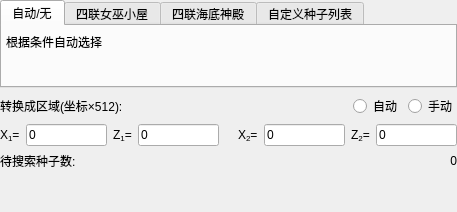
<?xml version="1.0" encoding="UTF-8"?>
<ui version="4.0">
 <class>FormGen48</class>
 <widget class="QWidget" name="FormGen48">
  <property name="geometry">
   <rect>
    <x>0</x>
    <y>0</y>
    <width>457</width>
    <height>212</height>
   </rect>
  </property>
  <property name="sizePolicy">
   <sizepolicy hsizetype="Expanding" vsizetype="Expanding">
    <horstretch>0</horstretch>
    <verstretch>0</verstretch>
   </sizepolicy>
  </property>
  <property name="windowTitle">
   <string>生成</string>
  </property>
  <layout class="QGridLayout" name="gridLayout">
   <property name="margin">
    <number>0</number>
   </property>
   <item row="0" column="0">
    <widget class="QWidget" name="widget" native="true">
     <layout class="QGridLayout" name="gridLayout_2">
      <property name="margin">
       <number>0</number>
      </property>
      <item row="0" column="0" colspan="2">
       <widget class="QTabWidget" name="tabWidget">
        <property name="currentIndex">
         <number>0</number>
        </property>
        <widget class="QWidget" name="tabAuto">
         <attribute name="title">
          <string>自动/无</string>
         </attribute>
         <layout class="QGridLayout" name="gridLayout_4">
          <property name="margin">
           <number>4</number>
          </property>
          <item row="0" column="0">
           <widget class="QLabel" name="labelAutoDesc">
            <property name="text">
             <string>根据条件自动选择</string>
            </property>
           </widget>
          </item>
          <item row="1" column="0">
           <widget class="QLabel" name="labelAuto">
            <property name="text">
             <string/>
            </property>
           </widget>
          </item>
         </layout>
        </widget>
        <widget class="QWidget" name="tabQuadF">
         <attribute name="title">
          <string>四联女巫小屋</string>
         </attribute>
         <layout class="QGridLayout" name="gridLayout_5">
          <property name="margin">
           <number>4</number>
          </property>
          <item row="1" column="0">
           <widget class="QLabel" name="labelSalt">
            <property name="toolTip">
             <string>加入48位种子的值(例如结构生成随机数)</string>
            </property>
            <property name="text">
             <string>自定义结构生成随机数:</string>
            </property>
           </widget>
          </item>
          <item row="1" column="1">
           <widget class="QLineEdit" name="lineSalt">
            <property name="enabled">
             <bool>false</bool>
            </property>
            <property name="text">
             <string>0</string>
            </property>
           </widget>
          </item>
          <item row="0" column="0">
           <widget class="QLabel" name="labelLow20">
            <property name="toolTip">
             <string>选择一组可以生成四联的低20位的值；
只适用于区域大小=32，区块间隔=8的结构，例如女巫小屋</string>
            </property>
            <property name="text">
             <string>种子低20二进制位预设类型:</string>
            </property>
           </widget>
          </item>
          <item row="0" column="1">
           <widget class="QComboBox" name="comboLow20">
            <property name="sizeAdjustPolicy">
             <enum>QComboBox::AdjustToMinimumContentsLength</enum>
            </property>
            <item>
             <property name="text">
              <string>四联女巫小屋(理想型)</string>
             </property>
            </item>
            <item>
             <property name="text">
              <string>四联女巫小屋(经典型)</string>
             </property>
            </item>
            <item>
             <property name="text">
              <string>四联女巫小屋(普通型)</string>
             </property>
            </item>
            <item>
             <property name="text">
              <string>四联女巫小屋(勉强型)</string>
             </property>
            </item>
            <item>
             <property name="text">
              <string>其他四联结构(理想型, 自定义随机数)</string>
             </property>
            </item>
           </widget>
          </item>
         </layout>
        </widget>
        <widget class="QWidget" name="tabQuadM">
         <attribute name="title">
          <string>四联海底神殿</string>
         </attribute>
         <layout class="QHBoxLayout" name="horizontalLayout_2">
          <item>
           <widget class="QLabel" name="labelQM">
            <property name="toolTip">
             <string>挂机点128半径内的总单层可刷怪面积，上限4*58*58=13456</string>
            </property>
            <property name="text">
             <string>单层刷怪面积(上限为13456) &gt;= </string>
            </property>
           </widget>
          </item>
         </layout>
        </widget>
        <widget class="QWidget" name="tabList">
         <attribute name="title">
          <string>自定义种子列表</string>
         </attribute>
         <layout class="QGridLayout" name="gridLayout_7">
          <property name="margin">
           <number>4</number>
          </property>
          <item row="0" column="0">
           <widget class="QLabel" name="labelPath">
            <property name="toolTip">
             <string>使用自定义种子列表作为低48位种子候选</string>
            </property>
            <property name="text">
             <string>自定义48位种子清单:</string>
            </property>
           </widget>
          </item>
          <item row="0" column="1">
           <widget class="QLineEdit" name="lineList48">
            <property name="font">
             <font>
              <family>Monospace</family>
              <pointsize>9</pointsize>
             </font>
            </property>
            <property name="readOnly">
             <bool>true</bool>
            </property>
           </widget>
          </item>
          <item row="0" column="2">
           <widget class="QPushButton" name="buttonBrowse">
            <property name="maximumSize">
             <size>
              <width>24</width>
              <height>16777215</height>
             </size>
            </property>
            <property name="text">
             <string>...</string>
            </property>
           </widget>
          </item>
          <item row="1" column="0">
           <widget class="QLabel" name="labelListSalt">
            <property name="toolTip">
             <string>加入48二进制位短种子的值(例如结构生成随机数)</string>
            </property>
            <property name="text">
             <string>自定义结构生成随机数:</string>
            </property>
           </widget>
          </item>
          <item row="1" column="1" colspan="2">
           <widget class="QLineEdit" name="lineListSalt">
            <property name="enabled">
             <bool>true</bool>
            </property>
            <property name="text">
             <string>0</string>
            </property>
           </widget>
          </item>
         </layout>
        </widget>
       </widget>
      </item>
      <item row="1" column="0" colspan="2">
       <widget class="QFrame" name="frame">
        <property name="frameShape">
         <enum>QFrame::NoFrame</enum>
        </property>
        <property name="frameShadow">
         <enum>QFrame::Plain</enum>
        </property>
        <layout class="QGridLayout" name="gridLayout_3">
         <property name="margin">
          <number>0</number>
         </property>
         <item row="0" column="1">
          <spacer name="horizontalSpacer_2">
           <property name="orientation">
            <enum>Qt::Horizontal</enum>
           </property>
           <property name="sizeType">
            <enum>QSizePolicy::MinimumExpanding</enum>
           </property>
           <property name="sizeHint" stdset="0">
            <size>
             <width>0</width>
             <height>0</height>
            </size>
           </property>
          </spacer>
         </item>
         <item row="0" column="2">
          <widget class="QRadioButton" name="radioAuto">
           <property name="text">
            <string>自动</string>
           </property>
          </widget>
         </item>
         <item row="0" column="3">
          <widget class="QRadioButton" name="radioManual">
           <property name="text">
            <string>手动</string>
           </property>
          </widget>
         </item>
         <item row="0" column="0">
          <widget class="QLabel" name="labelTranspose">
           <property name="text">
            <string>转换成区域(坐标×512):</string>
           </property>
          </widget>
         </item>
        </layout>
       </widget>
      </item>
      <item row="2" column="0" colspan="2">
       <layout class="QHBoxLayout" name="horizontalLayout">
        <item>
         <widget class="QLabel" name="labelX1">
          <property name="toolTip">
           <string>最小值(含)</string>
          </property>
          <property name="text">
           <string>X&lt;sub&gt;1&lt;/sub&gt;=</string>
          </property>
         </widget>
        </item>
        <item>
         <widget class="QLineEdit" name="lineEditX1">
          <property name="toolTip">
           <string>最小值(含)</string>
          </property>
          <property name="text">
           <string>0</string>
          </property>
         </widget>
        </item>
        <item>
         <widget class="QLabel" name="labelZ1">
          <property name="toolTip">
           <string>最小值(含)</string>
          </property>
          <property name="text">
           <string>Z&lt;sub&gt;1&lt;/sub&gt;=</string>
          </property>
         </widget>
        </item>
        <item>
         <widget class="QLineEdit" name="lineEditZ1">
          <property name="toolTip">
           <string>最小值(含)</string>
          </property>
          <property name="text">
           <string>0</string>
          </property>
         </widget>
        </item>
        <item>
         <spacer name="horizontalSpacer">
          <property name="orientation">
           <enum>Qt::Horizontal</enum>
          </property>
          <property name="sizeHint" stdset="0">
           <size>
            <width>40</width>
            <height>20</height>
           </size>
          </property>
         </spacer>
        </item>
        <item>
         <widget class="QLabel" name="labelX2">
          <property name="toolTip">
           <string>最大值(含)</string>
          </property>
          <property name="text">
           <string>X&lt;sub&gt;2&lt;/sub&gt;=</string>
          </property>
         </widget>
        </item>
        <item>
         <widget class="QLineEdit" name="lineEditX2">
          <property name="toolTip">
           <string>最大值(含)</string>
          </property>
          <property name="text">
           <string>0</string>
          </property>
         </widget>
        </item>
        <item>
         <widget class="QLabel" name="labelZ2">
          <property name="toolTip">
           <string>最大值(含)</string>
          </property>
          <property name="text">
           <string>Z&lt;sub&gt;2&lt;/sub&gt;=</string>
          </property>
         </widget>
        </item>
        <item>
         <widget class="QLineEdit" name="lineEditZ2">
          <property name="toolTip">
           <string>最大值(含)</string>
          </property>
          <property name="text">
           <string>0</string>
          </property>
         </widget>
        </item>
       </layout>
      </item>
      <item row="3" column="0">
       <widget class="QLabel" name="labelSpace">
        <property name="text">
         <string>待搜索种子数:</string>
        </property>
       </widget>
      </item>
      <item row="3" column="1">
       <widget class="QLabel" name="labelCount">
        <property name="text">
         <string>0</string>
        </property>
        <property name="alignment">
         <set>Qt::AlignRight|Qt::AlignTrailing|Qt::AlignVCenter</set>
        </property>
       </widget>
      </item>
      <item row="4" column="0">
       <spacer name="verticalSpacer_2">
        <property name="orientation">
         <enum>Qt::Vertical</enum>
        </property>
        <property name="sizeType">
         <enum>QSizePolicy::MinimumExpanding</enum>
        </property>
        <property name="sizeHint" stdset="0">
         <size>
          <width>20</width>
          <height>0</height>
         </size>
        </property>
       </spacer>
      </item>
     </layout>
    </widget>
   </item>
  </layout>
 </widget>
 <resources/>
 <connections/>
</ui>
